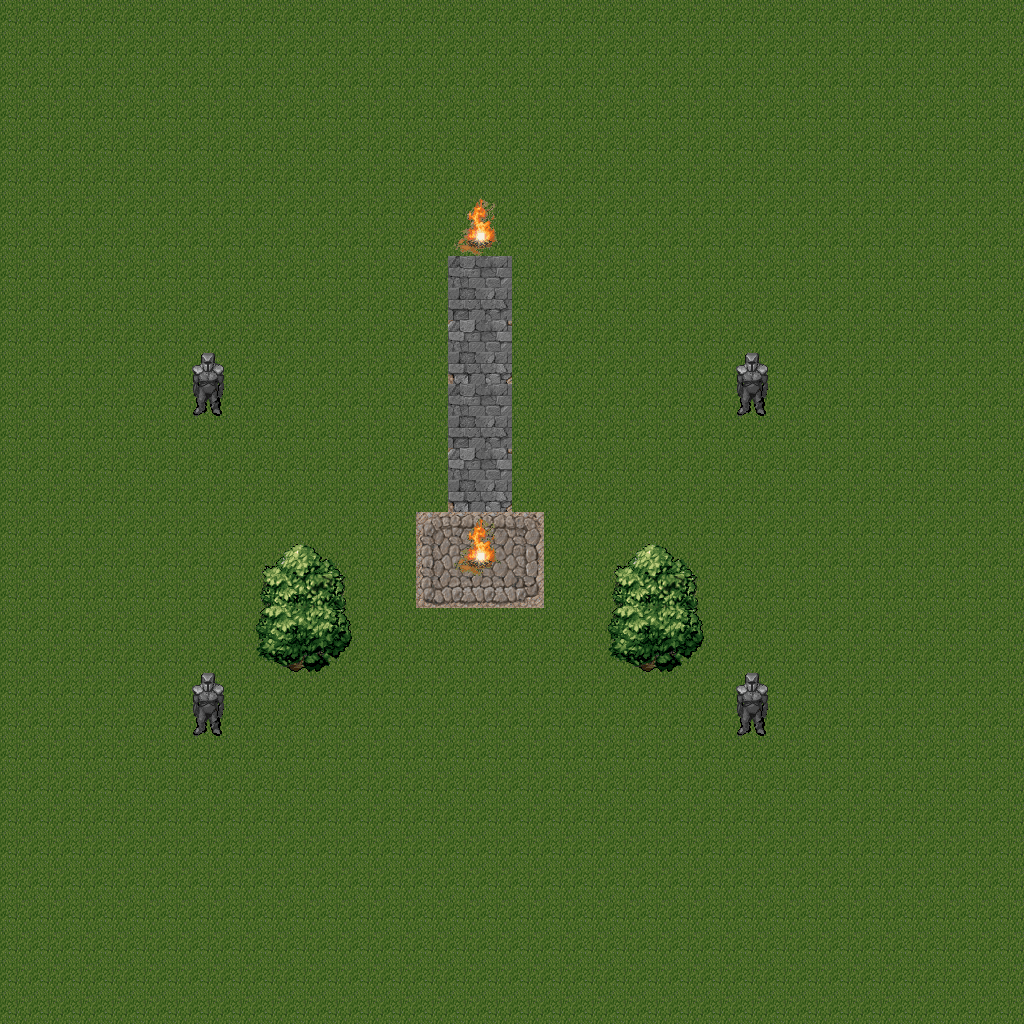

The image is a tile-based game level rendered from a .tmx file. Its description and source (layers, tilesets, objects; grid data summarised) follow:
An orthogonal 32x32 tile map with 32x32 px tiles, 3 tile layers (Navigation, Ground, Decoration).

<map version="1.0" orientation="orthogonal" renderorder="right-down" width="32" height="32" tilewidth="32" tileheight="32">
 <tileset firstgid="1" name="Wildness" tilewidth="32" tileheight="32">
  <image source="image.axd.png" trans="ff00ff" width="512" height="512" />
  <tile id="237">
   <properties>
    <property name="Should not pass" value="" />
   </properties>
  </tile>
  <tile id="253">
   <properties>
    <property name="Should not pass" value="" />
   </properties>
  </tile>
 </tileset>
 <layer name="Navigation" width="32" height="32">
  <data>[1024 cells, 1024 non-empty, 2 distinct tile ids]</data>
 </layer>
 <layer name="Ground" width="32" height="32">
  <data>[1024 cells, 1024 non-empty, 19 distinct tile ids]</data>
 </layer>
 <objectgroup name="Object" />
 <layer name="Decoration" width="32" height="32">
  <data>[1024 cells, 40 non-empty, 18 distinct tile ids]</data>
 </layer>
</map>
